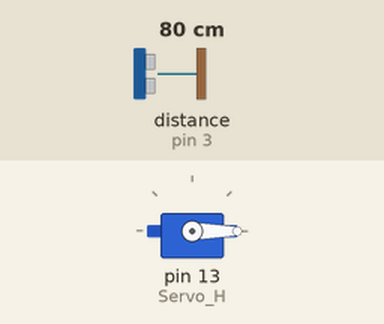
Recording of a sketch running on a simulated Arduino Uno, built with avr-gcc and run on an emulated ATmega328P. Shown: servo. Wiring (inferred from the names in the program): ultrasonic range finder: trigger pin 2; echo pin 3. The test bench sets the inputs (shaded band); at power-on: distance to the obstacle (sensor on pin 3) 80 cm. The echo pulse lasts 58.3 µs per cm.

Above: at 1.4 s.
1.5 s: distance to the obstacle (sensor on pin 3) set to 34 cm
3.0 s: distance to the obstacle (sensor on pin 3) set to 29 cm
At 4.1 s:
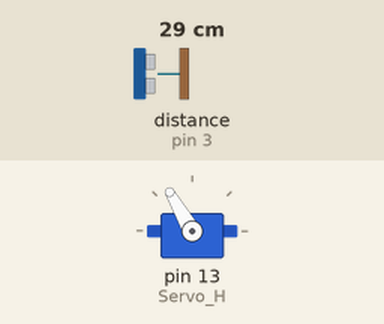
4.5 s: distance to the obstacle (sensor on pin 3) set to 35 cm
At 5.7 s:
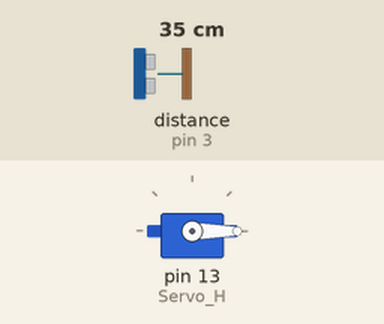
6.3 s: distance to the obstacle (sensor on pin 3) set to 2 cm
At 7.3 s:
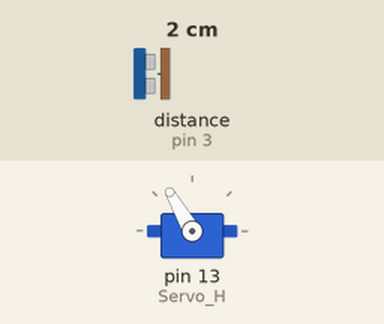
Timing chart, 0 to 9.1 s (numbered marks = the images above; inputs shaded):
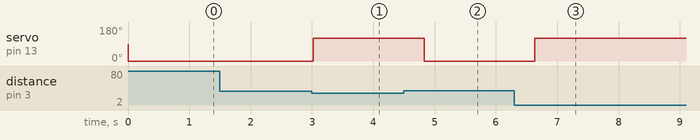

Measured:
- the behaviour switches between 31 and 30 cm on distance to the obstacle (sensor on pin 3) (found by bisection; images 0 and 1)
- after the input at 1.5 s, every drawn part: stays the same
- after the input at 3.0 s, servo on pin 13 (Servo_H): 0° → 120° at once
- after the input at 4.5 s, servo on pin 13 (Servo_H): 120° → 0° after 0.33 s
- after the input at 6.3 s, servo on pin 13 (Servo_H): 0° → 120° after 0.34 s

The sketch:

Dustbin.ino
```cpp
// Haritha Mihimal Wilwala Arachchi.

#define trigerPin 2    // Define the trigger pin for the ultrasonic sensor
#define echoPin 3      // Define the echo pin for the ultrasonic sensor
#include <Servo.h>     // Include the Servo library

Servo Servo_H;         // Create a Servo object

void setup() {
  Serial.begin(9600);            // Initialize serial communication at 9600 bits per second
  pinMode(trigerPin, OUTPUT);    // Set the trigger pin as an output
  pinMode(echoPin, INPUT);       // Set the echo pin as an input
  Servo_H.attach(13);            // Attach the Servo motor to pin 13
}

void loop() {
  long duration, distance;       // Variables to store the duration and distance

  // Send a 10 microsecond pulse to trigger the ultrasonic sensor
  digitalWrite(trigerPin, LOW);
  delayMicroseconds(2);
  digitalWrite(trigerPin, HIGH);
  delayMicroseconds(10);
  digitalWrite(trigerPin, LOW);

  // Read the echo pin and calculate the distance based on the duration
  duration = pulseIn(echoPin, HIGH);
  distance = (duration / 2) / 29.1;  // Convert duration to distance in cm

  // If the distance is less than 30 cm, set the servo to 120 degrees
  if (distance < 30) {
    Servo_H.write(120);  // Turn the servo to 120 degrees
  }
  // If the distance is 30 cm or more, set the servo to 0 degrees
  else {
    Servo_H.write(0);    // Turn the servo back to 0 degrees
  }

  delay(600);  // Wait for 600 milliseconds before taking another reading
}
```
